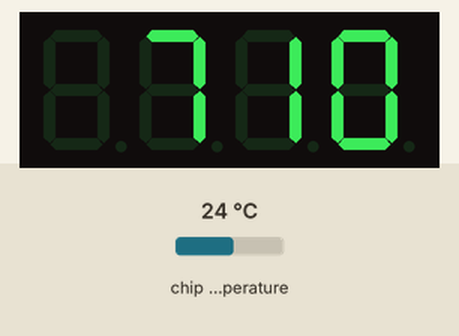
Simulated run of this program. Board: Raspberry Pi Pico running MicroPython. On the bench: 4-digit seven-segment display. The inputs (shaded band) are chosen by the test bench; at power-on: chip temperature 24 °C. Library files of the repository ran but are not shown: tm1637.py.

Above: at 1.2 s.
1.3 s: chip temperature set to 1 °C
At 2.7 s:
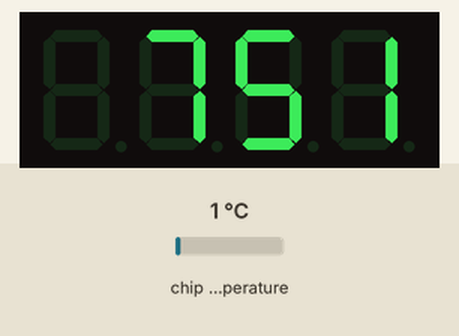
3.0 s: chip temperature set to 11 °C
At 3.5 s:
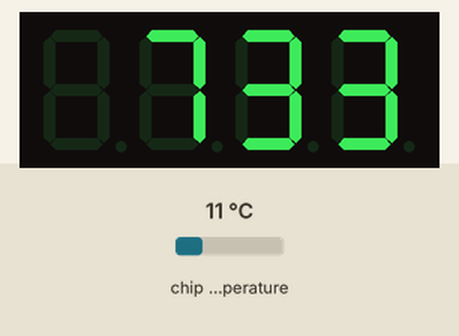
4.5 s: chip temperature set to 22 °C
At 5.8 s:
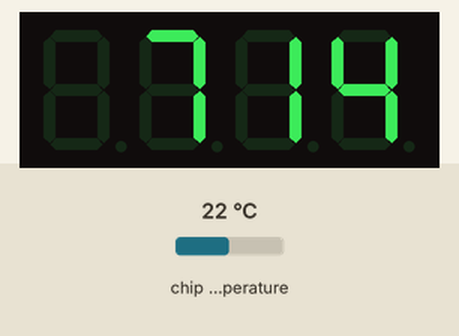
Timing chart, 0 to 7.5 s (numbered marks = the images above; inputs shaded):
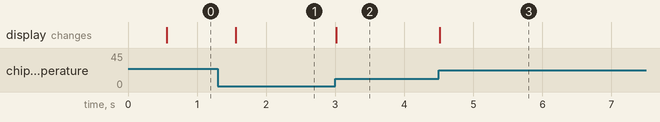

Measured:
- after the input at 1.3 s, the display: changes after 0.26 s (image 1)
- after the input at 3.0 s, the display: changes at once (image 2)
- after the input at 4.5 s, the display: changes at once (image 3)

The program:

four_digit_display.py
```python
import tm1637
import machine
import utime


disp = tm1637.TM1637(clk=machine.Pin(3), dio=machine.Pin(2))
adc = machine.ADC(4)

def display_mv(timer):
    global adc, disp
    mv = 0
    N = 50
    for k in range(N):
        mv += 3300*adc.read_u16()/65535/N
    disp.number(int(mv))

machine.Timer(freq=2, mode=machine.Timer.PERIODIC, callback=display_mv)
```
